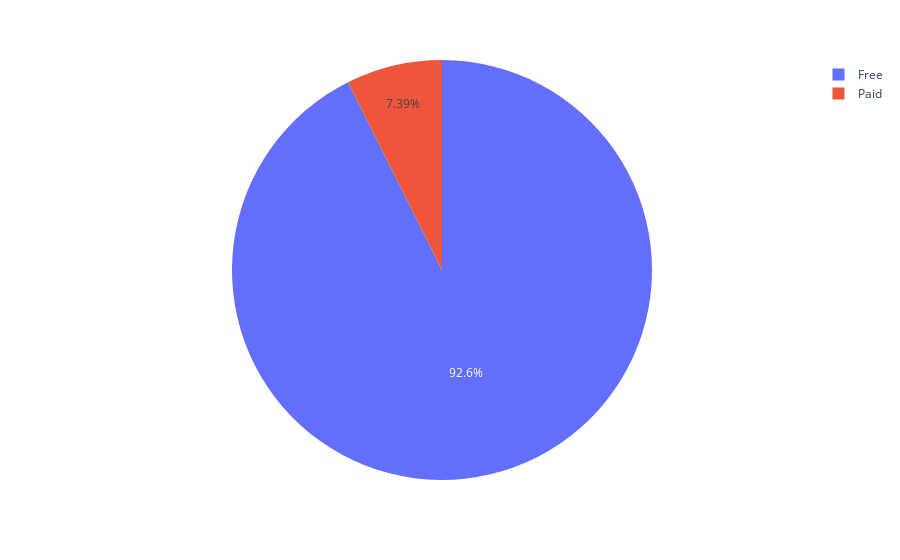

Notebook code cell kept with this figure:
### Code cell
### Free and paid 
px.pie(df.groupby('Type').count(), values = 'App', names = ['Free','Paid'])

### Figure 1 — Plotly figure (JSON) as saved in the notebook; plotly's stock layout.template omitted (floating-point values rounded to 4 significant figures)
{"data": [{"domain": {"x": [0, 1], "y": [0, 1]}, "hovertemplate": "label=%{label}<br>App=%{value}<extra></extra>", "labels": ["Free", "Paid"], "legendgroup": "", "name": "", "showlegend": true, "type": "pie", "values": [9591, 765]}], "layout": {"legend": {"tracegroupgap": 0}, "margin": {"t": 60}}}
